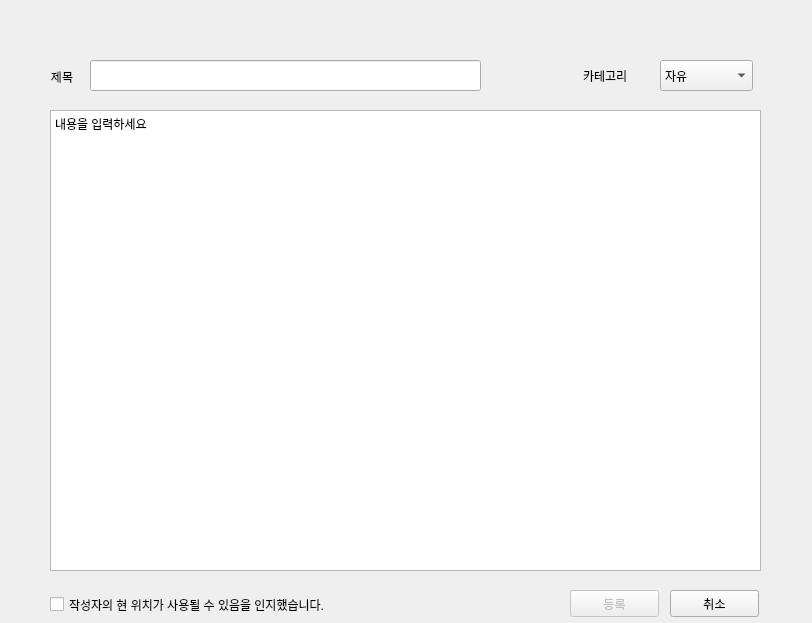
<?xml version="1.0" encoding="UTF-8"?>
<ui version="4.0">
 <class>Form</class>
 <widget class="QWidget" name="Form">
  <property name="geometry">
   <rect>
    <x>0</x>
    <y>0</y>
    <width>812</width>
    <height>623</height>
   </rect>
  </property>
  <property name="windowTitle">
   <string>Write</string>
  </property>
  <widget class="QTextEdit" name="contentTextLabel">
   <property name="geometry">
    <rect>
     <x>50</x>
     <y>110</y>
     <width>711</width>
     <height>461</height>
    </rect>
   </property>
   <property name="html">
    <string>&lt;!DOCTYPE HTML PUBLIC &quot;-//W3C//DTD HTML 4.0//EN&quot; &quot;http://www.w3.org/TR/REC-html40/strict.dtd&quot;&gt;
&lt;html&gt;&lt;head&gt;&lt;meta name=&quot;qrichtext&quot; content=&quot;1&quot; /&gt;&lt;style type=&quot;text/css&quot;&gt;
p, li { white-space: pre-wrap; }
&lt;/style&gt;&lt;/head&gt;&lt;body style=&quot; font-family:'Gulim'; font-size:9pt; font-weight:400; font-style:normal;&quot;&gt;
&lt;p style=&quot; margin-top:0px; margin-bottom:0px; margin-left:0px; margin-right:0px; -qt-block-indent:0; text-indent:0px;&quot;&gt;&lt;span style=&quot; font-family:'Gulim'; font-size:8.76522pt;&quot;&gt;내용을 입력하세요&lt;/span&gt;&lt;/p&gt;&lt;/body&gt;&lt;/html&gt;</string>
   </property>
  </widget>
  <widget class="QLineEdit" name="titleTextLabel">
   <property name="geometry">
    <rect>
     <x>90</x>
     <y>60</y>
     <width>391</width>
     <height>31</height>
    </rect>
   </property>
  </widget>
  <widget class="QLabel" name="label">
   <property name="geometry">
    <rect>
     <x>30</x>
     <y>70</y>
     <width>64</width>
     <height>14</height>
    </rect>
   </property>
   <property name="text">
    <string>제목</string>
   </property>
   <property name="alignment">
    <set>Qt::AlignCenter</set>
   </property>
  </widget>
  <widget class="QComboBox" name="categoryComboBox">
   <property name="geometry">
    <rect>
     <x>660</x>
     <y>60</y>
     <width>93</width>
     <height>31</height>
    </rect>
   </property>
   <item>
    <property name="text">
     <string>자유</string>
    </property>
   </item>
   <item>
    <property name="text">
     <string>취미</string>
    </property>
   </item>
   <item>
    <property name="text">
     <string>연애</string>
    </property>
   </item>
   <item>
    <property name="text">
     <string>고민</string>
    </property>
   </item>
  </widget>
  <widget class="QLabel" name="label_2">
   <property name="geometry">
    <rect>
     <x>583</x>
     <y>60</y>
     <width>71</width>
     <height>31</height>
    </rect>
   </property>
   <property name="text">
    <string>카테고리</string>
   </property>
  </widget>
  <widget class="QPushButton" name="submitButton">
   <property name="enabled">
    <bool>false</bool>
   </property>
   <property name="geometry">
    <rect>
     <x>570</x>
     <y>590</y>
     <width>89</width>
     <height>27</height>
    </rect>
   </property>
   <property name="text">
    <string>등록</string>
   </property>
  </widget>
  <widget class="QPushButton" name="cancelButton">
   <property name="geometry">
    <rect>
     <x>670</x>
     <y>590</y>
     <width>89</width>
     <height>27</height>
    </rect>
   </property>
   <property name="text">
    <string>취소</string>
   </property>
  </widget>
  <widget class="QCheckBox" name="locInfoCheckBox">
   <property name="geometry">
    <rect>
     <x>50</x>
     <y>589</y>
     <width>361</width>
     <height>31</height>
    </rect>
   </property>
   <property name="text">
    <string>작성자의 현 위치가 사용될 수 있음을 인지했습니다.</string>
   </property>
  </widget>
 </widget>
 <resources/>
 <connections/>
</ui>
